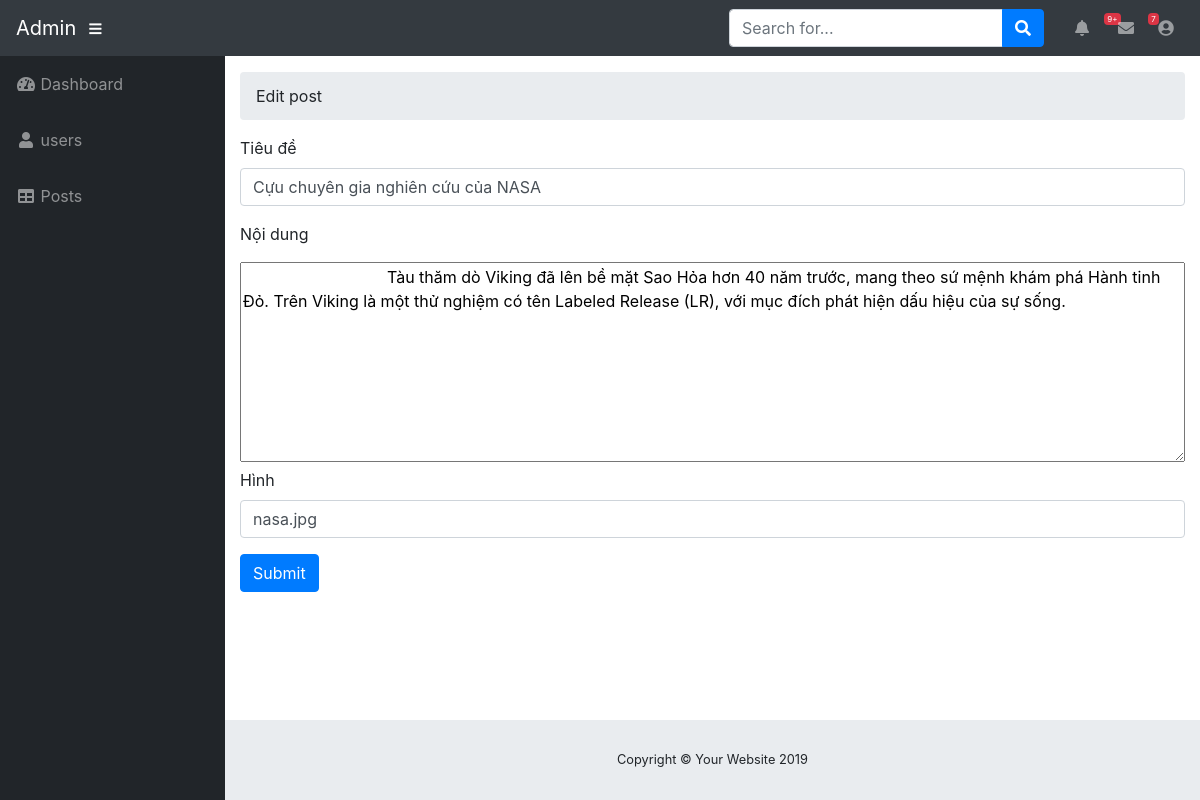
/admin/index.php?controller=posts&action=edit&id_post=8 (signed in), run on the app's committed database.
### tables this page shows
CREATE TABLE `posts` (
  `id_post` int(11) NOT NULL AUTO_INCREMENT,
  `tieude` varchar(255) DEFAULT NULL,
  `noidung` longtext NOT NULL,
  `hinh` varchar(255) NOT NULL,
  `created_at` datetime DEFAULT NULL,
  PRIMARY KEY (`id_post`)
);

### admin/app/controllers/postController.php (called while the page is built, shortened)
<?php
class postController{
    public function edit() {
        if (isset($_GET["id_post"])) {
            $id_post = (int) $_GET["id_post"];
            $model = new postModel();
            $post = $model->getSingle($id_post);
        }
        include_once "app/views/posts/edit.php";
    }
}

### admin/app/models/Database.php (called while the page is built, shortened)
<?php
class database {
    public $connection;
    public function __construct()
    {
        if (!$this->connection) {
            $this->connection = mysqli_connect(self::DATABASE_SERVER, self::DATABASE_USER,
                self::DATABASE_PASSWORD, self::DATABASE_NAME);
        }
    }
}

### admin/app/models/postModel.php (called while the page is built, shortened)
<?php
class postModel extends database
{
    public function getSingle($id_post = 0)
    {
        $sqlSelect = "SELECT * FROM posts WHERE id_post = " . $id_post;
        $result = mysqli_query($this->connection, $sqlSelect);
        $row = mysqli_fetch_assoc($result);
        return $row;
    }
}

### admin/app/views/posts/edit.php (the view, shortened to what this page needs)
<!DOCTYPE html>
<html lang="en">
<head>
    <link href="assets/vendor/fontawesome-free/css/all.min.css" rel="stylesheet" type="text/css">
    <link href="assets/vendor/datatables/dataTables.bootstrap4.css" rel="stylesheet">
    <link href="assets/css/sb-admin.css" rel="stylesheet">
</head>
<body id="page-top">
<nav class="navbar navbar-expand navbar-dark bg-dark static-top">
    <a class="navbar-brand mr-1" href="../admin/index.php">Admin</a>
    <button class="btn btn-link btn-sm text-white order-1 order-sm-0" id="sidebarToggle" href="#">
        <i class="fas fa-bars"></i>
    </button>
    <form class="d-none d-md-inline-block form-inline ml-auto mr-0 mr-md-3 my-2 my-md-0">
        <div class="input-group">
            <input type="text" class="form-control" placeholder="Search for..." aria-label="Search"
                   aria-describedby="basic-addon2">
            <div class="input-group-append">
                <button class="btn btn-primary" type="button">
                    <i class="fas fa-search"></i>
                </button>
            </div>
        </div>
    </form>
    <ul class="navbar-nav ml-auto ml-md-0">
        <li class="nav-item dropdown no-arrow mx-1">
            <a class="nav-link dropdown-toggle" href="#" id="alertsDropdown" role="button" data-toggle="dropdown"
               aria-haspopup="true" aria-expanded="false">
                <i class="fas fa-bell fa-fw"></i>
                <span class="badge badge-danger">9+</span>
            </a>
        </li>
        <li class="nav-item dropdown no-arrow mx-1">
            <a class="nav-link dropdown-toggle" href="#" id="messagesDropdown" role="button" data-toggle="dropdown"
               aria-haspopup="true" aria-expanded="false">
                <i class="fas fa-envelope fa-fw"></i>
                <span class="badge badge-danger">7</span>
            </a>
        </li>
        <li class="nav-item dropdown no-arrow">
            <a class="nav-link dropdown-toggle" href="#" id="userDropdown" role="button" data-toggle="dropdown"
               aria-haspopup="true" aria-expanded="false">
                <i class="fas fa-user-circle fa-fw"></i>
            </a>
        </li>
    </ul>
</nav>
<div id="wrapper">
    <ul class="sidebar navbar-nav">
        <li class="nav-item">
            <a class="nav-link" href="index.php">
                <i class="fas fa-fw fa-tachometer-alt"></i>
                <span>Dashboard</span>
            </a>
        </li>
        <li class="nav-item">
            <a class="nav-link" href="../users/index.php">
                <i class="fas fa-fw fa-user"></i>
                <span>users</span></a>
        </li>
        <li class="nav-item">
            <a class="nav-link" href="../posts/index.php">
                <i class="fas fa-fw fa-table"></i>
                <span>Posts</span></a>
        </li>
    </ul>
    <div id="content-wrapper">
        <div class="container-fluid">
            <ol class="breadcrumb">
                <li class="breadcrumb-item">
                    <a>Edit post</a>
                </li>
            </ol>
            <div class="row">
                <div class="col-md-12">
                    <div>
                        <form name="edit" action="" method="post">
                            <div class="form-group">
                                <label for="tieude">Tiêu đề</label>
                                <input type="text" class="form-control" name="tieude" id="tieude"
                                       value="<?= $post['tieude'] ?>">
                            </div>
                            <p>Nội dung</p>
                            <textarea name="noidung" style="width: 100%; height: 200px">
                                <?= $post['noidung'] ?>
                            </textarea>
                            <div class="form-group">
                                <label for="hinh">Hình</label>
                                <input type="text" class="form-control" name="hinh" id="hinh"
                                       value="<?= $post['hinh'] ?>">
                            </div>
                            <button type="submit" name="submit" class="btn btn-primary">Submit</button>
                        </form>
                    </div>
                </div>
            </div>
        </div>
        <footer class="sticky-footer">
            <div class="container my-auto">
                <div class="copyright text-center my-auto">
                    <span>Copyright © Your Website 2019</span>
                </div>
            </div>
        </footer>
    </div>
</div>
</body>
</html>

### data on the page
posts: tieude "Cựu chuyên gia nghiên cứu của NASA", noidung "Tàu thăm dò Viking đã lên bề mặt Sao Hỏa hơn 40 năm trước, mang theo sứ mệnh khám phá Hành tinh Đỏ. Trên Viking là một thử nghiệm có tên Labeled Release (LR), với mục đích phát hiện dấu hiệu của sự sống.", hinh "nasa.jpg"
